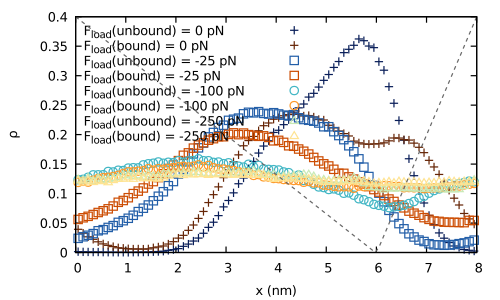

Write gnuplot code to recreate this figure.
#!/usr/bin/gnuplot
set term pdfcairo enhanced linewidth 1.75 font ",14" #size 10in,4.5in
set output "pos_multiplot_m.pdf" 

set style line 1 lt 1 pt 1 lc rgb "#081d58"
set style line 2 lt 1 pt 1 lc rgb "#253494"
set style line 3 lt 1 pt 4 lc rgb "#225ea8"
set style line 4 lt 1 pt 4 lc rgb "#1d91c0"
set style line 5 lt 1 pt 6 lc rgb "#41b6c4"
set style line 6 lt 1 pt 6 lc rgb "#7fcdbb"
set style line 7 lt 1 pt 8 lc rgb "#c7e9b4"
set style line 8 lt 1 pt 8 lc rgb "#edf8b1"
set style line 9 lt 1 pt 3 lc rgb "#ffffd9"
set style line 10 lt 1 pt 1 lc rgb "#662506"
set style line 11 lt 1 pt 1 lc rgb "#993404"
set style line 12 lt 1 pt 4 lc rgb "#cc4c02"
set style line 13 lt 1 pt 4 lc rgb "#ec7014"
set style line 14 lt 1 pt 6 lc rgb "#fe9929"
set style line 15 lt 1 pt 6 lc rgb "#fec44f"
set style line 16 lt 1 pt 8 lc rgb "#fee391"
set style line 17 lt 1 pt 8 lc rgb "#fff7bc"
set style line 18 lt 1 pt 3 lc rgb "#ffffe5"

set xlabel "x (nm)"
set ylabel "{/Symbol r}"

set key left Left

unset x2tics 
unset y2tics

#set arrow 1 from 6.,graph(0,0) to 6.,graph(1,1) lt 0 lw 1.25 lc rgb "black" nohead 

sign(x) = x==0 ? 0 : x/abs(x)

V(x) = x<2. ? 40.*x/2. : 40.*(8.-x)/6.
shift(x) = x<0 ? shift(x+8) : (x>8 ? shift(x-8) : x)

f = "0_attached 0_detached -25_attached -25_detached -100_attached -100_detached -250_attached -250_detached"
val = "0 0 -25 -25 -100 -100 -250 -250"
state = "a d a d a d a d a d a d a d"
color = "1 10 3 12 5 14 7 16"

plot [0:8][0:0.4] \
      for [i=1:8] sprintf("Data/pos_distr_F=%s.dat", word(f,i)) u (shift($1+6)):($2*10) title sprintf("F_{load}(%s) = %s pN", word(state,i), word(val,i)) w points ls word(color,i) \
    , V(shift(x-6)) axis x1y2 lt rgb "#666666" dashtype "-" notitle
